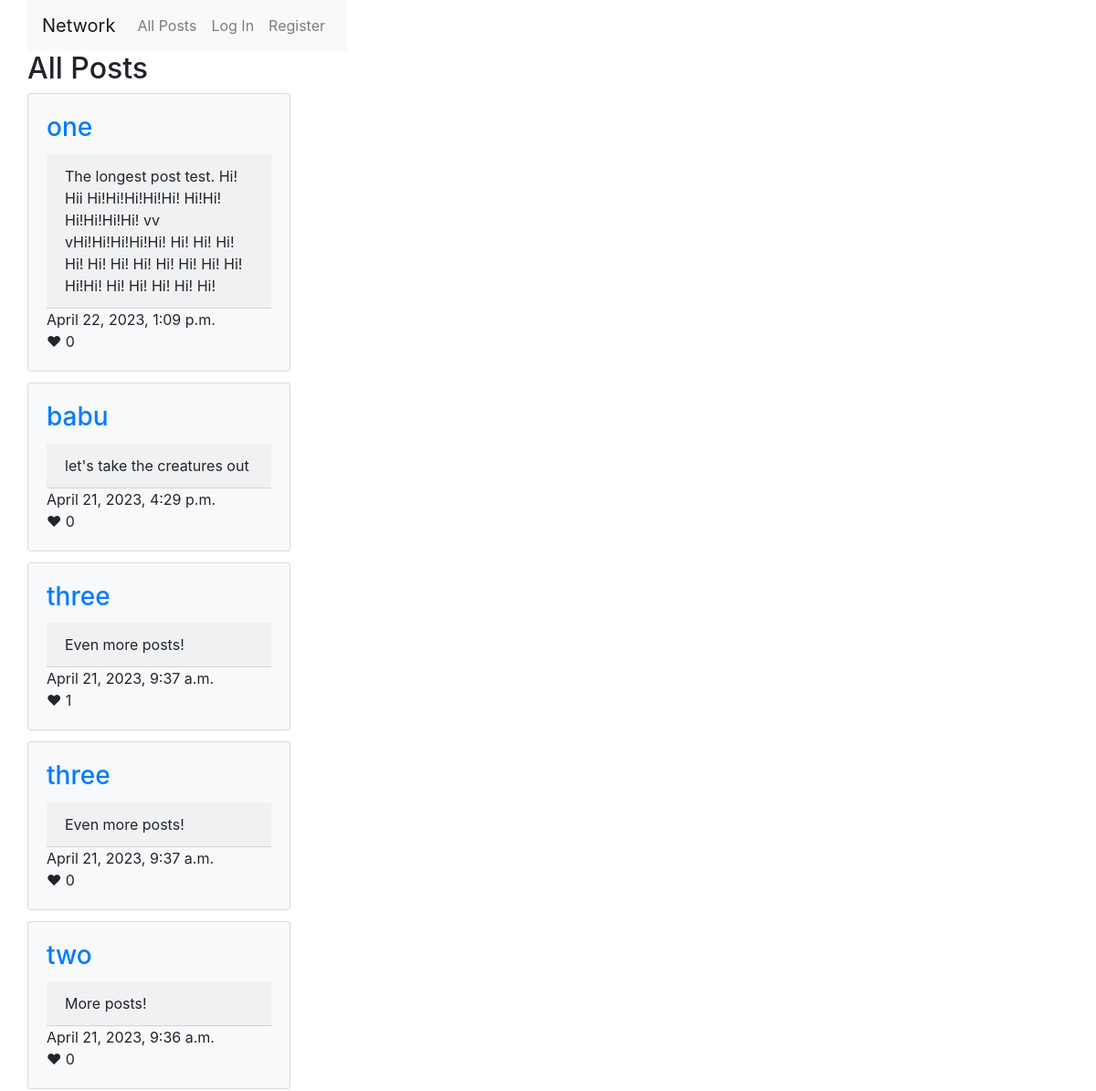
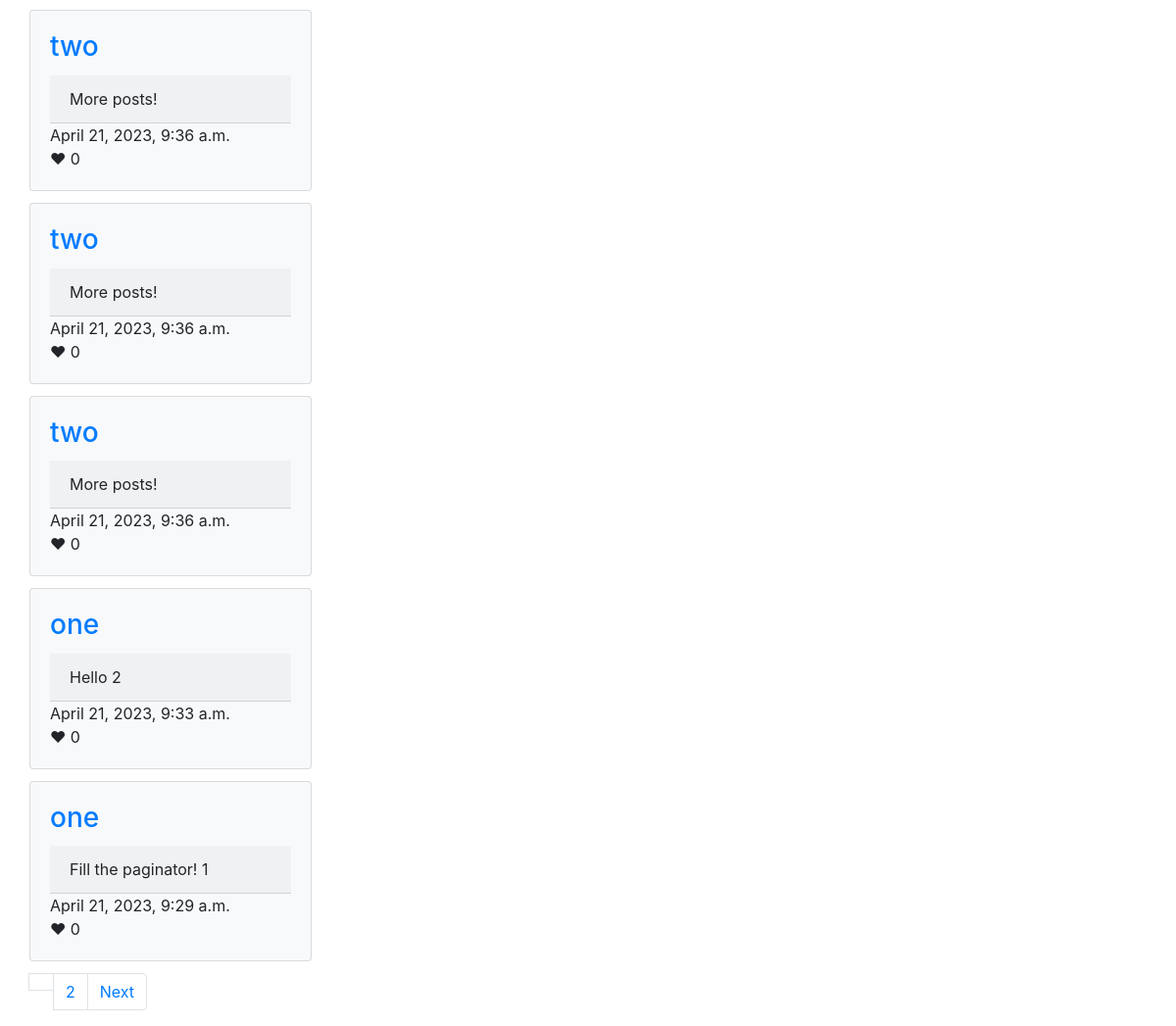
Before: / with the older database file (2 pictures, top to bottom).
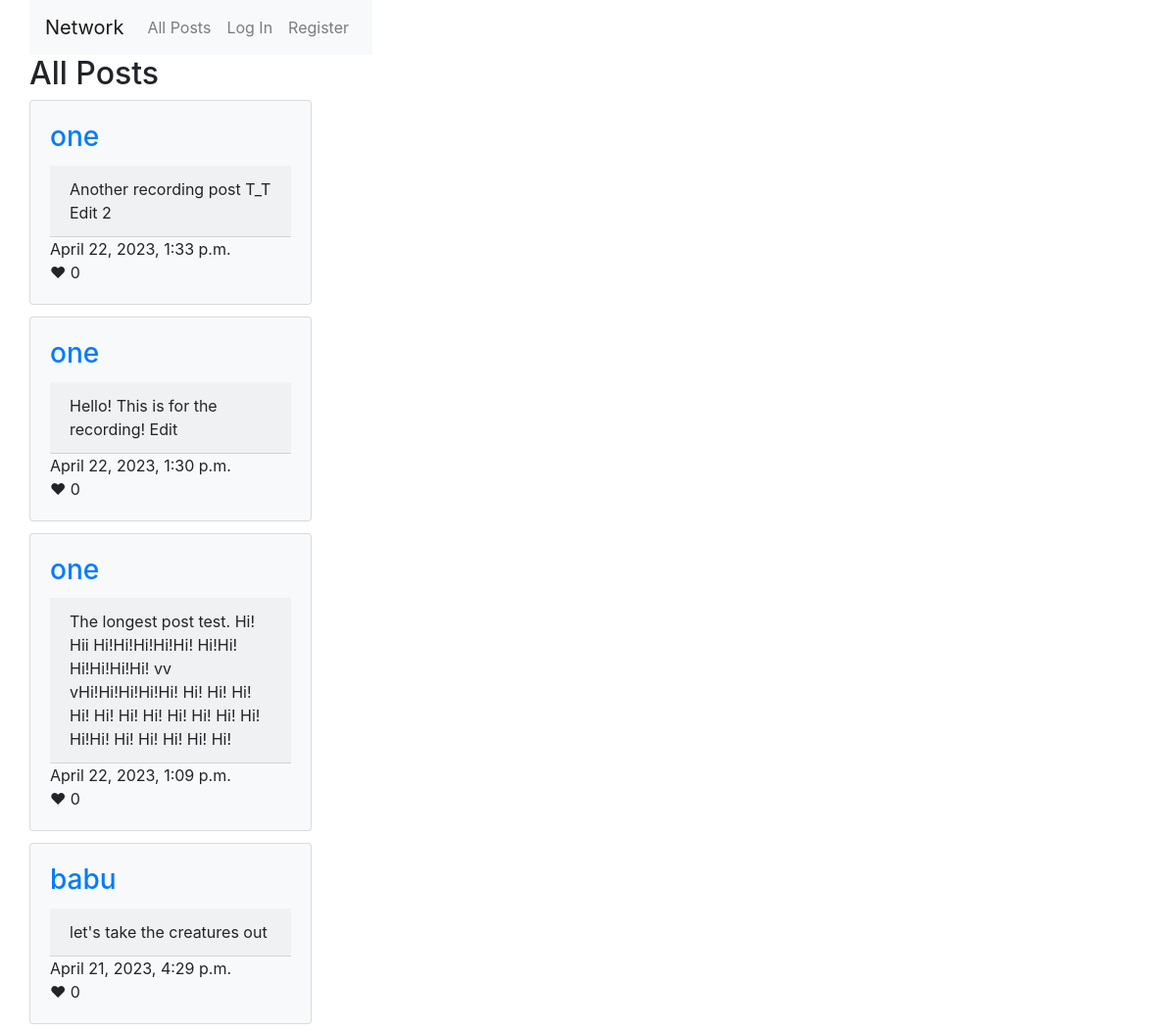
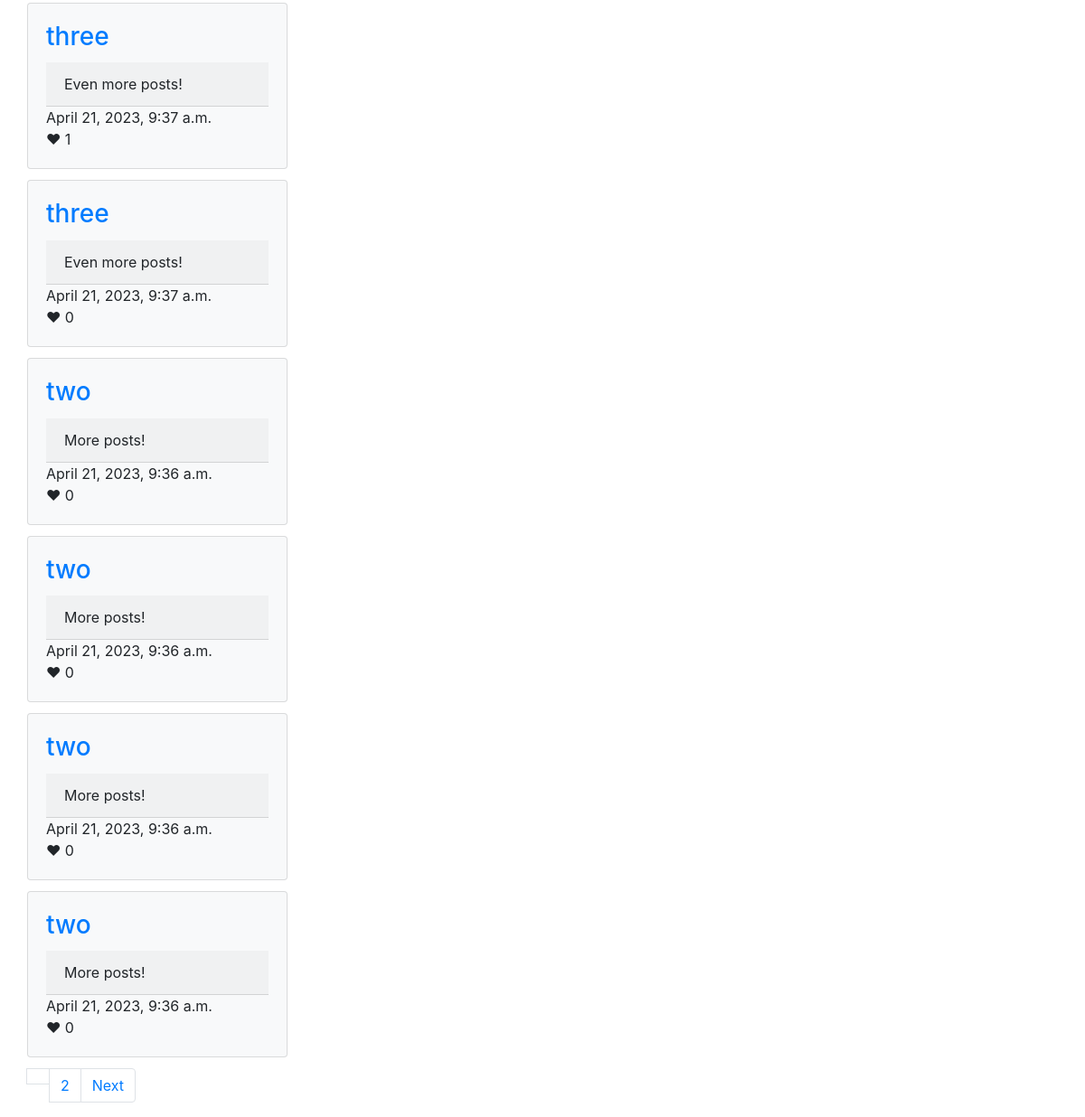
After: the same page with the newer database file (2 pictures, top to bottom).
### network/models.py (models this page shows, shortened)
class Posts(models.Model):
    user = models.ForeignKey(User, on_delete=models.CASCADE)
    content = models.CharField(max_length=280)
    datetime = models.DateTimeField(auto_now_add=True)
    likes = models.ManyToManyField(User, symmetrical=False, blank=True, related_name="likes")
    def LikeCount(self):
        return self.likes.count()
    class Meta:
        ordering = ['-datetime']

class User(AbstractUser):
    followers = models.ManyToManyField('self', symmetrical=False, blank=True)
    def __str__(self):
        return f"{self.username}"

### network/views.py (the view)
# urls.py: path("", views.index, name="index"),
def index(request):
    all_posts = Posts.objects.all()
    paginator_all = Paginator(all_posts, 10)
    page_number = 1
    if request.GET.get("page") != None:
        page_number = request.GET.get("page")
    return render(request, "network/index.html", {
        "all_posts": paginator_all.page(page_number),
        })

### network/templates/network/index.html (shortened to what this page needs)
{% extends "network/layout.html" %}
{% block body %}
<div class="container">
    <div class="row align-items-center">
        <h2>All Posts</h2>
    </div>
</div>
<div class="container">
    <div class="row align-items-center">
    {% for post in all_posts%}
        <div class="card-columns">
            <div class="card bg-light" style="width: 18rem;">
                <div class="card-body">
                    <h3 class="card-title"><a href="{% url 'user' post.user.username %}">{{post.user}}</a></h3>
                    <div class="card-header"  id="content{{post.pk}}">{{post.content}}</div>
                    <div>{{post.datetime}}</div>
                    {% if not post.user == user %}
                        <div onclick=likePost(this.id) id="like{{post.pk}}">
                            ❤
                            {% if post.LikeCount > 0 %}
                            {{post.LikeCount}}
                            {% else %}
                                0
                            {% endif %}
                        </div>
                    {% endif %}
                </div>
            </div>
        </div>
    {% endfor %}
</div>
</div>
<div class="container">
    <div class="row align-items-center">
    <div>
        <nav aria-label="Page navigation">
            <ul class="pagination">
                <li><a class="page-link" href="">{{all_posts.page_number}}</a></li>
                {% if all_posts.has_next %}
                    <li class="page-item"><a class="page-link" href="?page={{all_posts.next_page_number}}">{{all_posts.next_page_number}}</a></li>
                    <li class="page-item"><a class="page-link" href="?page={{all_posts.next_page_number}}">Next</a></li>
                {% endif %}
            </ul>
        </nav>
    </div>
</div>
</div>
{% endblock %}

Changed rows visible on the page:
no longer on this page (row unchanged): Posts: user "one", content "Hello 2", datetime "April 21, 2023, 9:33 a.m."
no longer on this page (row unchanged): Posts: user "one", content "Fill the paginator! 1", datetime "April 21, 2023, 9:29 a.m."
added Posts: user "one", content "Another recording post T_T Edit 2", datetime "April 22, 2023, 1:33 p.m."
added Posts: user "one", content "Hello! This is for the recording! Edit", datetime "April 22, 2023, 1:30 p.m."
